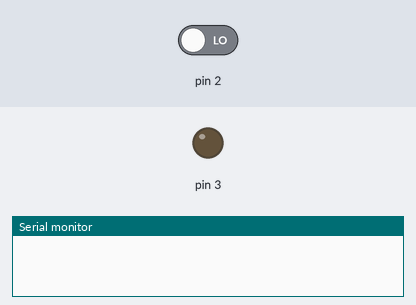
Bench run of a sketch on a simulated Arduino Uno, built with avr-gcc and run on an emulated ATmega328P. Parts: output pins drawn as LEDs (lit = HIGH), the last lines printed to the serial monitor. Inputs (shaded band) come from the test bench; at power-on: pin 2 LOW.

Above: at 2.8 s.
2.9 s: pin 2 driven HIGH
At 3.6 s:
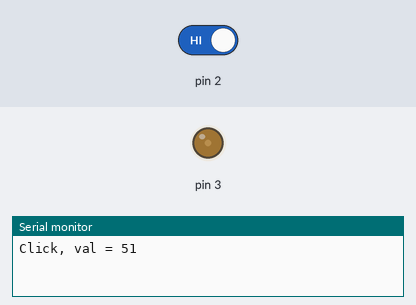
At 6.8 s:
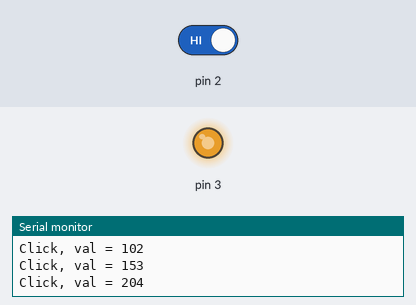
7.0 s: pin 2 driven LOW
At 7.9 s:
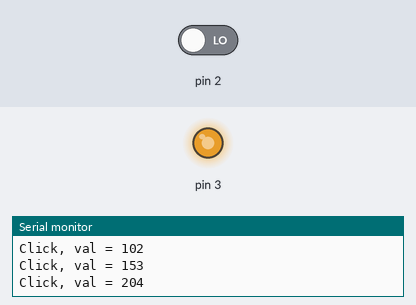
Timing chart, 0 to 10.0 s (numbered marks = the images above; inputs shaded):
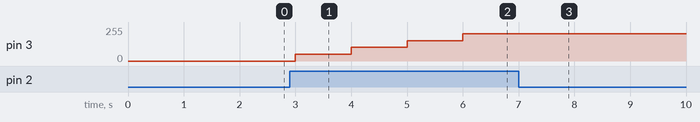

Measured:
- after the input at 2.9 s, pin 3: 0/255 → 51/255 after 0.10 s, → 102/255 1.0 s later, → 153/255 1.0 s later, → 204/255 1.0 s later
- after the input at 7.0 s, pin 3: stops changing and stays 204/255

The sketch:

Arduino_PWM.ino
```cpp
//notes: set the led in pin 3 and the button to pin 2

int val = 0;
void setup()
{
  pinMode(2, INPUT);
  pinMode(3, OUTPUT);
  Serial.begin(9600);
}

void loop()
{
  if (digitalRead(2) == HIGH)
  {
    val = val + 51;
    if(val > 255)
    {
      val = 0;
    }

    Serial.print("Click, val = ");
  	Serial.print(val);
  	Serial.println();
  }

  analogWrite(3, val);
  delay(1000);
}
```
